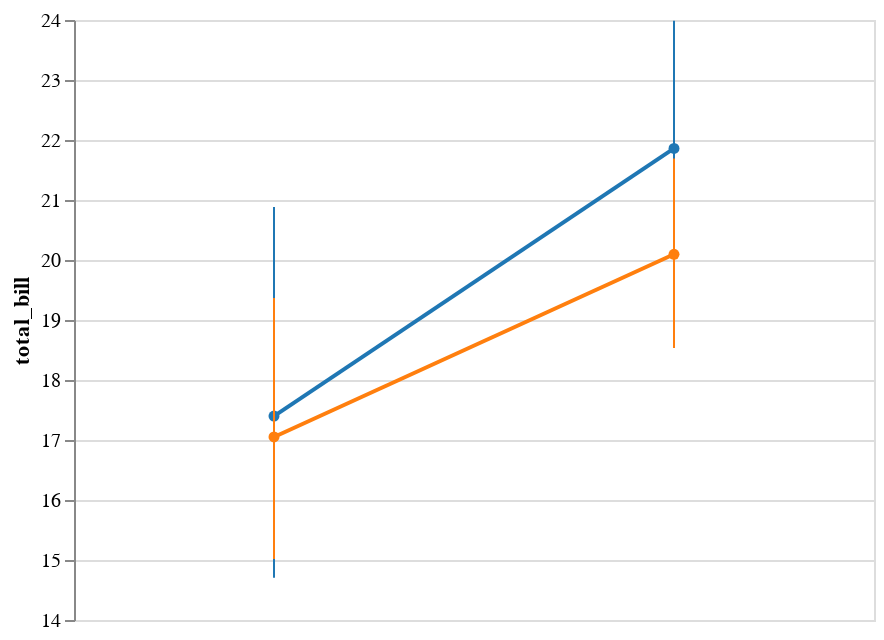

The notebook cell this image was saved under:
### Code cell
display(salt.pointplot(x="time", y="total_bill", hue="smoker", data=tips, markers=["o", "x"], linestyles=["-", "--"]))
ax = sns.pointplot(x="time", y="total_bill", hue="smoker", data=tips, markers=["o", "x"], linestyles=["-", "--"])

### Figure 1 — Vega-Lite specification as saved in the notebook (floating-point values rounded to 4 significant figures)
{"$schema": "https://vega.github.io/schema/vega-lite/v2.4.1.json", "config": {"view": {"height": 300, "width": 400}}, "data": {"values": [{"c": "rgb(31.0, 119.0, 180.0)", "ci0": 14.71, "ci1": 20.88, "smoker": "Yes", "time": "Lunch", "total_bill": 17.4}, {"c": "rgb(255.0, 127.0, 14.0)", "ci0": 15.02, "ci1": 19.37, "smoker": "No", "time": "Lunch", "total_bill": 17.05}, {"c": "rgb(31.0, 119.0, 180.0)", "ci0": 19.76, "ci1": 23.99, "smoker": "Yes", "time": "Dinner", "total_bill": 21.86}, {"c": "rgb(255.0, 127.0, 14.0)", "ci0": 18.53, "ci1": 21.69, "smoker": "No", "time": "Dinner", "total_bill": 20.1}]}, "layer": [{"encoding": {"color": {"field": "c", "scale": null, "type": "nominal"}, "x": {"axis": {"title": "time"}, "field": "time", "sort": null, "type": "nominal"}, "y": {"axis": {"title": "total_bill"}, "field": "total_bill", "scale": {"zero": false}, "type": "quantitative"}}, "mark": {"point": true, "type": "line"}, "selection": {"selector004": {"bind": "scales", "encodings": ["x", "y"], "mark": {"fill": "#333", "fillOpacity": 0.125, "stroke": "white"}, "on": "[mousedown, window:mouseup] > window:mousemove!", "resolve": "global", "translate": "[mousedown, window:mouseup] > window:mousemove!", "type": "interval", "zoom": "wheel!"}}}, {"encoding": {"color": {"field": "c", "scale": null, "type": "nominal"}, "x": {"axis": null, "field": "time", "sort": null, "type": "nominal"}, "y": {"field": "ci0", "type": "quantitative"}, "y2": {"field": "ci1", "type": "quantitative"}}, "mark": "rule"}]}
